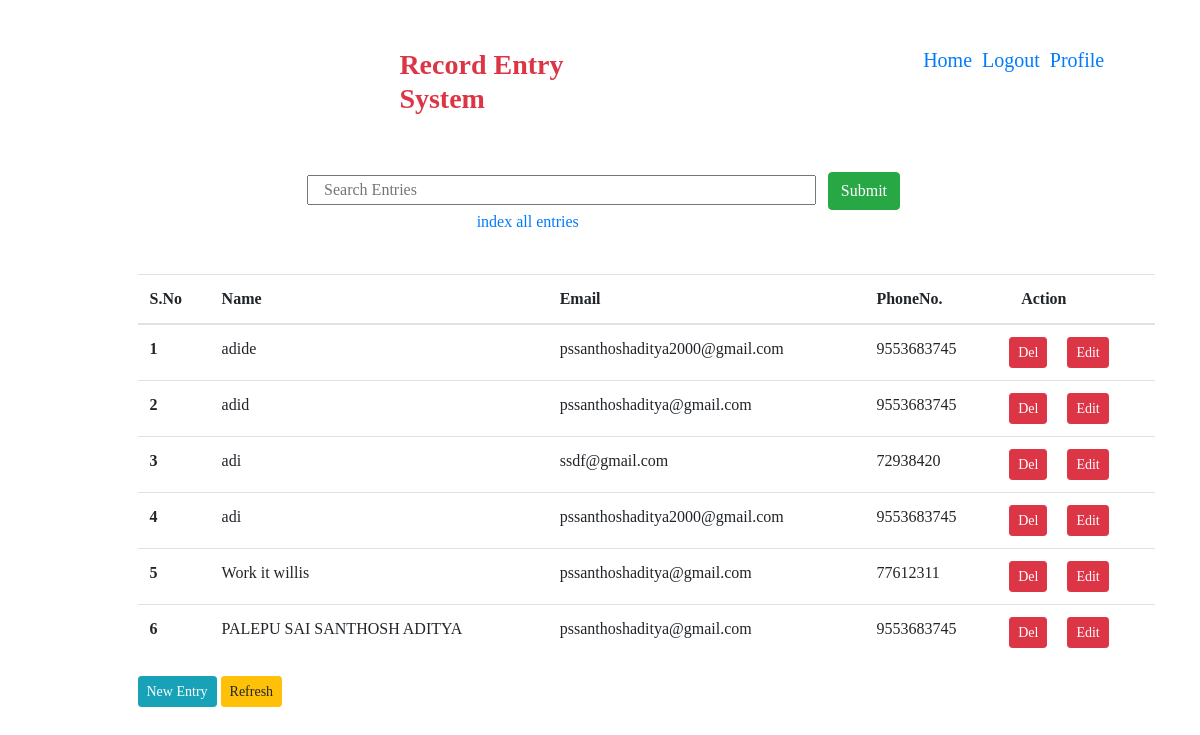
The app's page / (signed in), older data.
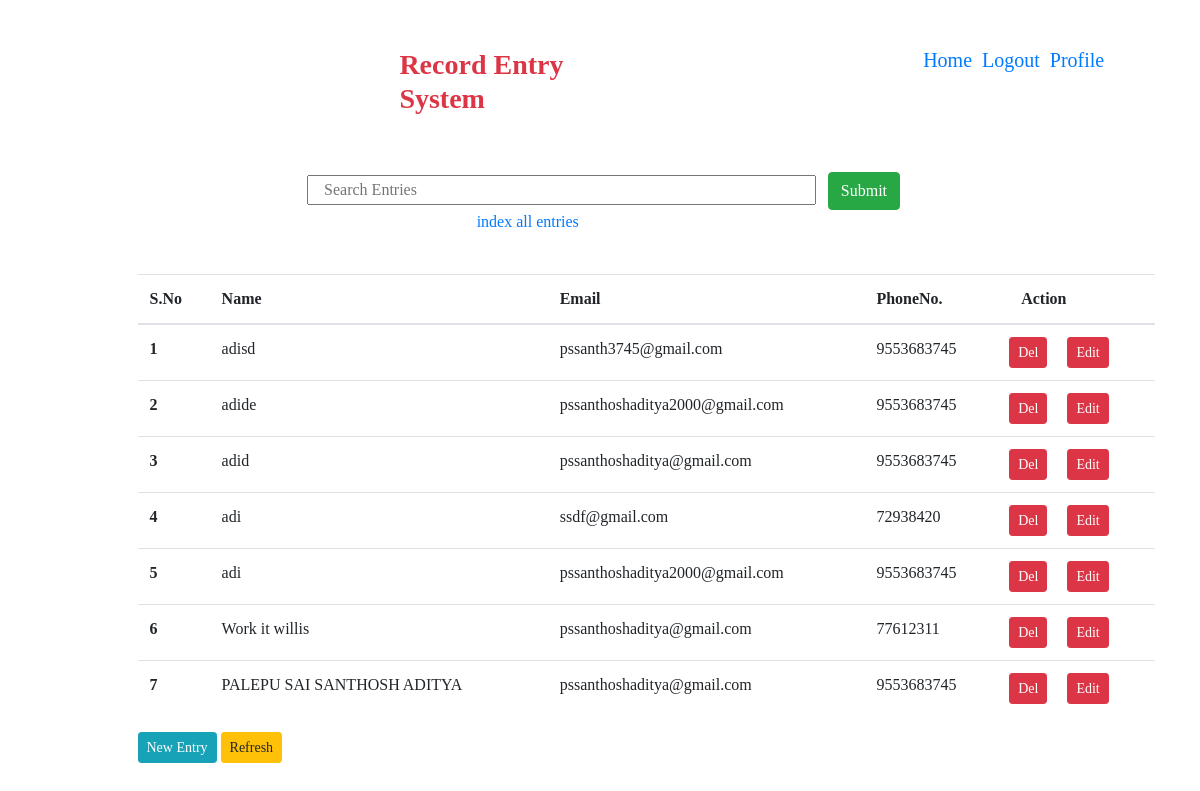
The same page, newer data.
### record/models.py (models this page shows)
class Entry(models.Model):
    user = models.ForeignKey(User, on_delete=models.CASCADE)
    name = models.CharField(max_length=200)
    phone_number = models.PositiveIntegerField(validators=[MaxValueValidator(9999999999)])
    email = models.EmailField(max_length=200)
    class Meta:
        indexes = [
            models.Index(fields=['name']),
            models.Index(fields=['email']),
            models.Index(fields=['phone_number']),
        ]

### record/views.py (the view)
# urls.py: path('', views.index, name='index'),
def index(request):
    if request.user.is_authenticated:
        db = Entry.objects.filter(user=request.user).order_by('-name')
        Entryname = {
            "Entry": db
        }
        return render(request, template_name='record/index.html', context=Entryname)
    else:
        return render(request, template_name='record/homepage.html')

### templates/record/index.html (shortened to what this page needs)
{% load static %}
{% load crispy_forms_tags %}
<!DOCTYPE html>
<html lang="en">
<head>
    <link rel="stylesheet" href="https://maxcdn.bootstrapcdn.com/bootstrap/4.0.0/css/bootstrap.min.css">
</head>
<body>
<br>
<br>
    <div class="container" id="content">
        <div class="offset-sm-1">
            <div class="row">
                <div class="offset-sm-3 col-sm-3">
                    <a href='/' style="text-decoration: none"><h3 class="text-danger" id="heading"><Strong>Record Entry System</Strong></h3></a>
                </div>
                <div class="offset-sm-3 col-sm-3">
                    {% if user.is_authenticated %}
                        <h5><a href='/' id="heading">Home</a>&nbsp;&nbsp;<a href='/logout/' id="heading">Logout</a>&nbsp;&nbsp;<a href='/profile/' id="heading">Profile</a></h5>
                    {% else %}
                        <h5><a href='/' id="heading">Home</a>&nbsp;&nbsp;<a href='/login/' id="heading">Login</a>&nbsp;&nbsp;<a href='/register/' id="heading">Signup</a></h5>
                    {% endif %}
                </div>
            </div>
            <div class="row">
                <div class="col-sm-12">
                </div>
            </div>
            <br>
       <br>
        {% block content %}
        <div class="row">
            <form action={% url 'searchresult'%} method="post" class="col-12 col-sm-12">
                <div class="form-group">
                    <input class="offset-sm-2 col-sm-6" type="text" name="searchkey" value="" placeholder="Search Entries" id="searchkey">
                    <button class="ml-2 btn btn-success" type="submit">Submit</button>
                    <br>
                    <p class="offset-sm-4"><a href="indexing">index all entries</a></p>
                </div><br>
            </form>
        </div>
        <div class="row">
            <div class="col-12">
                <table class="table">
                    <thead>
                        <tr>
                            <th scope="col">S.No</th>
                            <th scope="col">Name</th>
                            <th scope="col">Email</th>
                            <th scope="col">PhoneNo.</th>
                            <th scope="col">&nbsp;&nbsp;&nbsp;Action</th>
                        </tr>
                    </thead>
                    <tbody>
                             {% for p in Entry %}
                        <tr>
                            <th scope="row">{{ forloop.counter }}</th>
                            <td id="name">{{ p.name }}</td>
                            <td id="email">{{ p.email }}</td>
                            <td id="phoneno">{{ p.phone_number }}</td>
                            <td><button class="btn btn-sm btn-danger text-white" data-toggle="modal" data-target="#deletemodal">Del</button>&nbsp;&nbsp;&nbsp;&nbsp;
                                <a class="btn btn-sm btn-danger text-white" href="{% url 'updateentry' entryid=p.id %}" target="_blank">Edit</a></td>
                        </tr>
                        {% endfor %}
                    </tbody>
                </table>
                <a class="btn btn-sm btn-info" href="./newentry">New Entry</a>
                <button type="submit" class="btn btn-sm btn-warning" onClick="refreshPage()">Refresh</button>
            </div>
        </div>
       {% endblock %}
       </div>
    </div>
</body>
</html>

Row changes from the older to the newer data that the page shows:
added Entry: name "adisd", email "pssanth3745@gmail.com", phone_number "9553683745"
